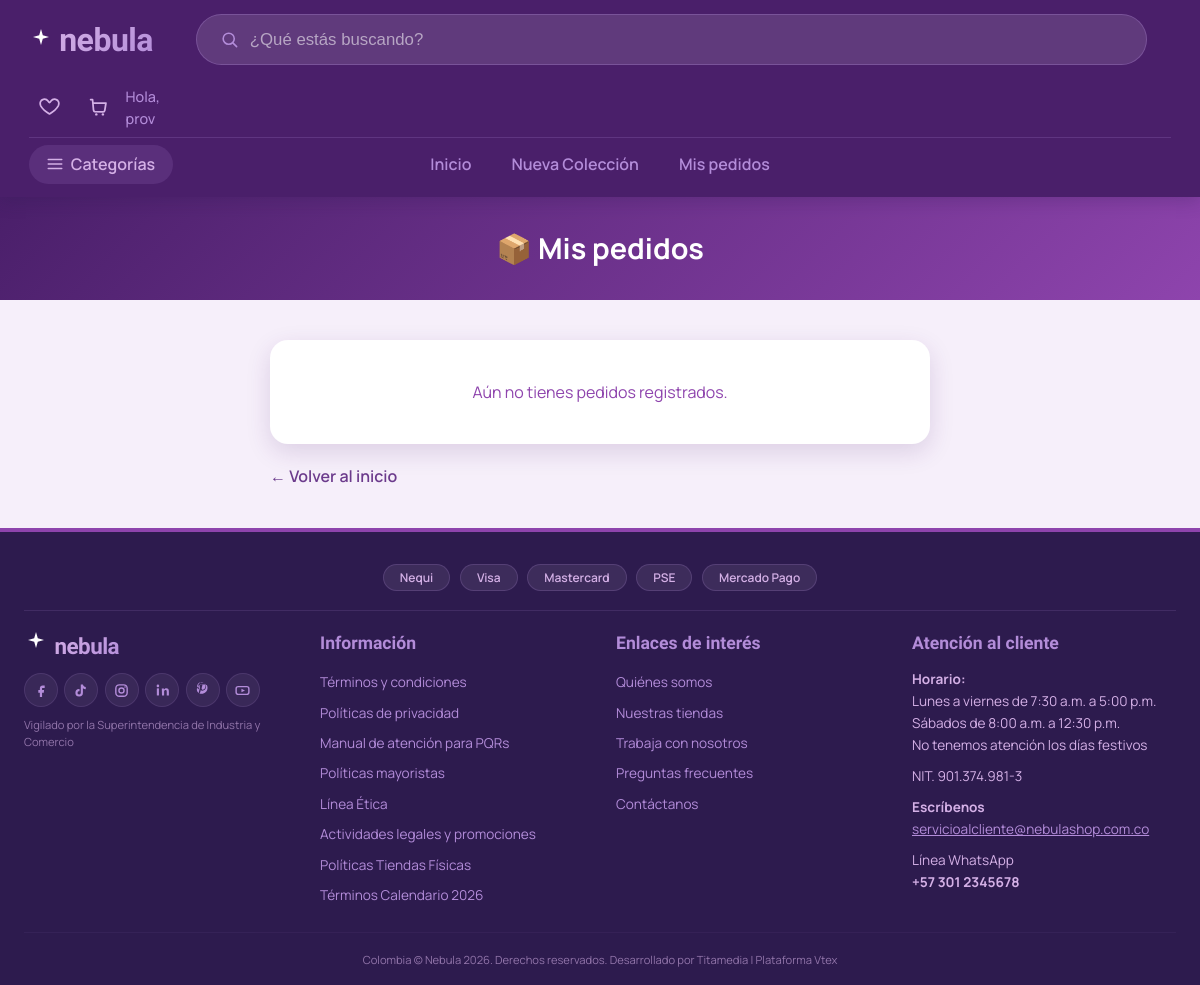
The app's page /rastreo/mis-envios/ (signed in), older data.
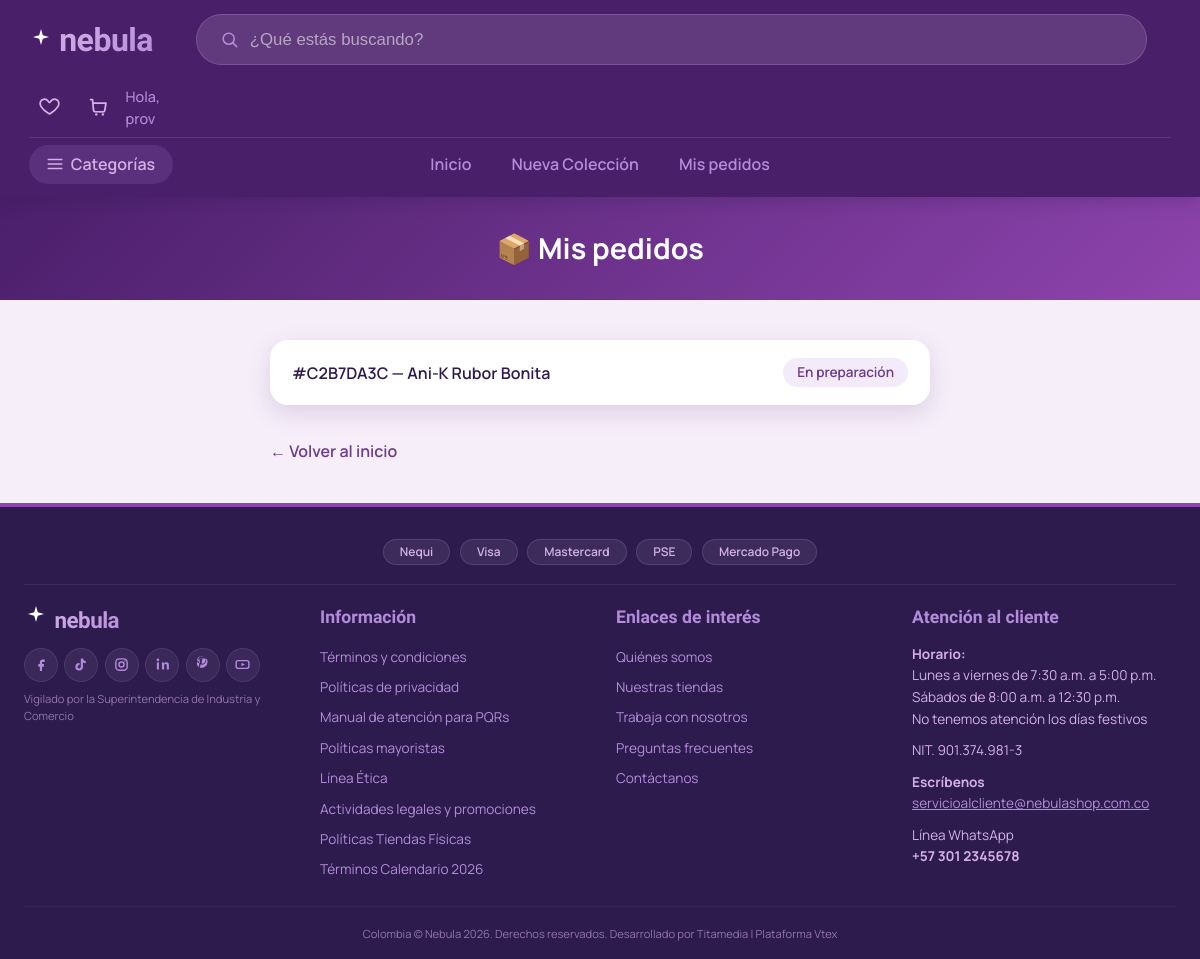
The same page, newer data.
### rastreo/models.py (models this page shows, shortened)
class Envio(models.Model):
    ESTADOS = [
        ('preparando', 'En preparación'),
        ('listo', 'Listo'),
        ('en_camino', 'En viaje'),
        ('entregado', 'Llegó a su destino'),
        ('cancelado', 'Cancelado'),
    ]
    METODOS_PAGO = [
        ('nequi', 'Nequi'),
        ('tarjeta', 'Tarjeta (Visa/Mastercard)'),
        ('pse', 'PSE'),
        ('mercadopago', 'Mercado Pago'),
        ('contraentrega', 'Pago contraentrega'),
    ]
    cliente = models.ForeignKey(settings.AUTH_USER_MODEL, on_delete=models.CASCADE, related_name='envios')
    producto = models.ForeignKey(Producto, on_delete=models.CASCADE)
    fecha_creacion = models.DateTimeField(auto_now_add=True)
    estado_actual = models.CharField(max_length=20, choices=ESTADOS, default='preparando')
    numero_guia = models.CharField(max_length=20, unique=True)
    cantidad = models.PositiveIntegerField(default=1)
    precio_unitario = models.DecimalField(max_digits=10, decimal_places=2, default=0)
    nombre_destinatario = models.CharField(max_length=150, blank=True)
    telefono = models.CharField(max_length=20, blank=True)
    correo = models.EmailField(blank=True)
    direccion = models.CharField(max_length=255, blank=True)
    departamento = models.CharField(max_length=100, blank=True)
    ciudad = models.CharField(max_length=100, blank=True)
    metodo_pago = models.CharField(max_length=20, choices=METODOS_PAGO, blank=True)

### inventario/models.py (models this page shows)
class Producto(models.Model):
    proveedor = models.ForeignKey(User, on_delete=models.CASCADE, related_name='productos')
    categoria = models.ForeignKey(Categoria, on_delete=models.SET_NULL, null=True, related_name='articulos')
    nombre = models.CharField(max_length=150)
    marca = models.CharField(max_length=100, blank=True, null=True)
    descripcion = models.TextField()
    precio = models.DecimalField(
        max_digits=10,
        decimal_places=2,
        validators=[MinValueValidator(Decimal("0.00"))],
    )
    cantidad_disponible = models.PositiveIntegerField(default=0)
    imagen = models.ImageField(upload_to='productos/', blank=True, null=True)
    esta_activo = models.BooleanField(default=True, help_text="Permite pausar la venta del producto sin eliminarlo")
    fecha_creacion = models.DateTimeField(auto_now_add=True)
    ultima_actualizacion = models.DateTimeField(auto_now=True)
    def __str__(self):
        return self.nombre

### rastreo/views.py (the view)
# urls.py: path('mis-envios/', views.lista_mis_envios, name='mis_envios'),
@login_required
def lista_mis_envios(request):
    envios = Envio.objects.filter(cliente=request.user).order_by('-fecha_creacion')
    return render(request, 'mis_envios.html', {'envios': envios})

### rastreo/templates/mis_envios.html (shortened to what this page needs)
{% extends 'base.html' %}
{% load static %}
{% block content %}
    <div class="header-rastreo">
        <h2>📦 Mis pedidos</h2>
    </div>
    <div class="contenedor-rastreo">
        {% if envios %}
            <ul class="lista-envios">
                {% for envio in envios %}
                    <li class="item-envio">
                        <a href="{% url 'rastreo:detalle' codigo=envio.numero_guia %}">
                            <span>#{{ envio.numero_guia }} — {{ envio.producto }}</span>
                            <span class="estado-pill">{{ envio.get_estado_actual_display }}</span>
                        </a>
                    </li>
                {% endfor %}
            </ul>
        {% else %}
            <div class="vacio">Aún no tienes pedidos registrados.</div>
        {% endif %}
        <a href="{% url 'usuarios:tienda_home' %}" class="volver">← Volver al inicio</a>
    </div>
{% endblock %}

Row changes from the older to the newer data that the page shows:
added Envio: numero_guia "C2B7DA3C", producto "Ani-K Rubor Bonita", estado_actual "En preparación"
Text that changed along with them:
text no longer shown: "Aún no tienes pedidos registrados."
